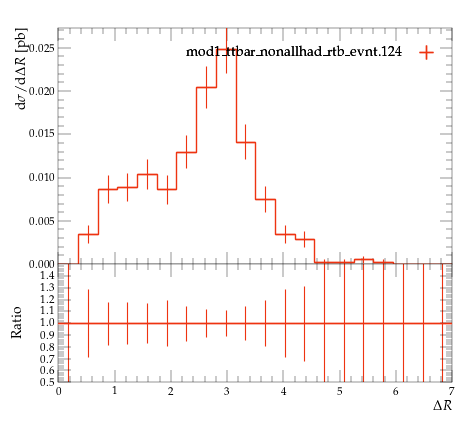

Write Python code to recreate this figure.
#! /usr/bin/env python

# This Python script was auto-generated using YODA v2.0.2.
# Analysis object: /MC_TTBAR/onelep_jetb_1_jetl_1_dR
# Timestamp: 07-08-2026 (10:19:45)

import matplotlib as mpl
import matplotlib.pyplot as plt
mpl.use('Agg') # comment out for interactive use
import os
import numpy as np

plotDir = os.path.split(os.path.realpath(__file__))[0]
if 'YODA_USER_PLOT_PATH' in globals():
    plot_outdir = globals()['YODA_USER_PLOT_PATH']
else:
    plot_outdir = plotDir

#plot style
plt.style.use(os.path.join(plotDir, '../default.mplstyle'))
# plot metadata
figW, figH = plt.rcParams['figure.figsize']
ax_xLabel = r'$\Delta R$'
ax_yLabel = r'$\mathrm{d}\sigma/\mathrm{d}\Delta R$ [pb]'
ax_title  = r''
ax_xScale = 'linear'
ax_yScale = 'linear'
xLims = (0.0, 7.0)
yLims = (0.0, 0.027296522000000004)

# TeX-friendly labels for the legend
labels = {
    'legend' : ([ r"mod1\_ttbar\_nonallhad\_rtb\_evnt.124" ], r""),
}

# Adjust canvas width and height
canvasW = 10.0
canvasH = 9.0
figW *= canvasW/10.
figH *= canvasH/9.

# Create figure and axis objects
fig, (ax, ratio0_ax) = plt.subplots(2, 1, sharex=True,
                  figsize=(figW,figH), gridspec_kw={'height_ratios': (6.0, 3.0)})

# Set figure margins
plt.subplots_adjust(
    left   = 1.0 * plt.rcParams['figure.subplot.left'],
    right  = 1.0 * plt.rcParams['figure.subplot.right'],
    top    = 1.0 * plt.rcParams['figure.subplot.top'],
    bottom = 1.0 * plt.rcParams['figure.subplot.bottom'])

ratio0_ax.yaxis.set_major_locator(mpl.ticker.MultipleLocator(0.1))
ratio0_ax.set_ylim(0.5, 1.4999)
ratio0_ax.set_ylabel('Ratio')

# the numerical data is stored in a separate file
dataf = dict()
prefix = os.path.split(__file__)[0]
if prefix:    prefix = prefix + '/'
exec(open(prefix+'onelep_jetb_1_jetl_1_dR__data.py').read(), dataf)


legend_handles = dict() # keep track of handles for the legend

# style options for curves
# starts at zorder>=5 to draw curve on top of legend
styles = {
  'mod1_ttbar_nonallhad_rtb_evnt.124.yoda.gz': {
    'color' : '#EE3311',
    'linestyle' : '-',
    'linewidth' : 1,
    'marker' : 'none',
    'markersize' : 2,
    'capsize' : 0.0,
    'zorder' : 5,
    'histstyle' : 1,
    'drawstyle' : 'steps-pre',
    'xerrorbars' : 1,
    'yerrorbars' : 1,
    'fillcolor' : None,
    'fillopacity' : 1.0,
    'ratio0_linestyle' : '-',
    'ratio0_linewidth' : 1,
    'ratio0_marker' : 'none',
    'ratio0_markersize' : 2,
    'ratio0_capsize' : 0.0,
    'ratio0_zorder' : 5,
    'ratio0_histstyle' : 1,
    'ratio0_drawstyle' : 'steps-pre',
    'ratio0_xerrorbars' : 1,
    'ratio0_yerrorbars' : 1,
  },
}

# curve from input yoda files in main panel
for label, yvals in dataf['yvals'].items():
    if all(np.isnan(v) for v in dataf['yvals'][label]):
        continue
    tmp = None
    if styles[label]['histstyle']: # draw as histogram
        xpos = dataf['xedges'][label] if styles[label]['drawstyle'] else dataf['xpoints'][label]
        ypos = np.insert(yvals, 0, yvals[0]) if styles[label]['drawstyle'] else yvals
        if styles[label]['fillcolor']: # fill area below curve
            ax.fill_between(xpos, ypos, step='pre',
                            color=styles[label]['fillcolor'],
                            alpha=styles[label]['fillopacity'])
        tmp, = ax.plot(xpos, ypos,
                       color=styles[label]['color'],
                       linestyle=styles[label]['linestyle'],
                       linewidth=styles[label]['linewidth'],
                       drawstyle=styles[label]['drawstyle'], solid_joinstyle='miter',
                       zorder=styles[label]['zorder'], label=label)
    tmp = ax.errorbar(dataf['xpoints'][label], yvals,
                      xerr=np.array(dataf['xerrs'][label])*styles[label]['xerrorbars'],
                      yerr=np.array(dataf['yerrs'][label])*styles[label]['yerrorbars'],
                      fmt=styles[label]['marker'], capsize=styles[label]['capsize'],
                      markersize=styles[label]['markersize'],
                      ecolor=styles[label]['color'],
                      color=styles[label]['color'], zorder=styles[label]['zorder'])
    tmp[-1][0].set_linestyle(styles[label]['linestyle'])
    tmp[-1][0].set_linewidth(styles[label]['linewidth'])
    if label in dataf['add_legend_handle']:  legend_handles[label] = tmp
    for varLabel in dataf['variation_yvals'].keys():
        if varLabel.startswith(label):
            tmp, = ax.plot(dataf['xedges'][label], dataf['variation_yvals'][varLabel],
                           color=styles[label]['color'],
                           linestyle=styles[label]['linestyle'],
                           linewidth=styles[label]['linewidth'],
                           drawstyle='steps-pre', solid_joinstyle='miter',
                           zorder=styles[label]['zorder'], alpha=0.5)


# plots on ratio panel
# curve from input yoda files in ratio panel
for label, yvals in dataf['ratio0_yvals'].items():
    if all(np.isnan(v) for v in yvals):
        continue
    if styles[label]['ratio0_histstyle']: # plot as histogram
        xpos = dataf['xedges']['mod1_ttbar_nonallhad_rtb_evnt.124.yoda.gz'] if styles[label]['ratio0_drawstyle'] else dataf['xpoints']['mod1_ttbar_nonallhad_rtb_evnt.124.yoda.gz']
        ypos = np.insert(yvals, 0, yvals[0]) if styles[label]['ratio0_drawstyle'] else yvals
        ratio0_ax.plot(xpos, ypos,
                       color=styles[label]['color'],
                       linewidth=styles[label]['linewidth'],
                       linestyle=styles[label]['ratio0_linestyle'],
                       drawstyle=styles[label]['ratio0_drawstyle'], zorder=styles[label]['zorder'],
                       solid_joinstyle='miter')
    tmp = ratio0_ax.errorbar(dataf['xpoints']['mod1_ttbar_nonallhad_rtb_evnt.124.yoda.gz'], yvals,
                             xerr=np.array(dataf['ref_xerrs'])*styles[label]['ratio0_xerrorbars'],
                             yerr=np.array(dataf['ratio0_yerrs'][label])*styles[label]['ratio0_yerrorbars'],
                             fmt=styles[label]['ratio0_marker'], capsize=styles[label]['ratio0_capsize'],
                             markersize=styles[label]['ratio0_markersize'],
                             ecolor=styles[label]['color'],
                             color=styles[label]['color'])
    tmp[-1][0].set_linestyle(styles[label]['ratio0_linestyle'])
    tmp[-1][0].set_linewidth(styles[label]['ratio0_linewidth'])

    for varlabel in dataf['ratio0_variation_vals'].keys():
        if varlabel.startswith(label):
            ratio0_ax.plot(dataf['xedges']['mod1_ttbar_nonallhad_rtb_evnt.124.yoda.gz'],
                            dataf['ratio0_variation_vals'][varlabel],
                            color=styles[label]['color'],
                            linestyle=styles[label]['linestyle'],
                            linewidth=styles[label]['linewidth'],
                            drawstyle='steps-pre', solid_joinstyle='miter',
                            zorder=1, alpha=0.5)

legend_items = list(legend_handles.values())
ax.add_artist(ax.legend(legend_items,
                        labels['legend'][0],
                        title=labels['legend'][1],
                        alignment='right',
                        loc='upper right',
                        bbox_to_anchor=(1.0, 0.97),markerfirst=False))

# set plot metadata as defined above
ratio0_ax.set_xlabel(ax_xLabel)
ratio0_ax.xaxis.set_label_coords(1., -0.15)
ax.set_ylabel(ax_yLabel, ha='right', va='top')
ax.yaxis.set_label_coords(-0.11, 1.0)
ax.set_title(ax_title, loc='left')
ax.set_xscale(ax_xScale)
ax.set_yscale(ax_yScale)
ax.set_xlim(xLims)
ax.set_ylim(yLims)

# tick formatting
plt.rcParams['xtick.top'] = True
plt.rcParams['ytick.right'] = True
fig.align_ylabels((ax, ratio0_ax))
plt.savefig(os.path.join(plot_outdir, 'onelep_jetb_1_jetl_1_dR.pdf'), format='PDF')
plt.savefig(os.path.join(plot_outdir, 'onelep_jetb_1_jetl_1_dR.png'), format='PNG')

plt.close(fig)
